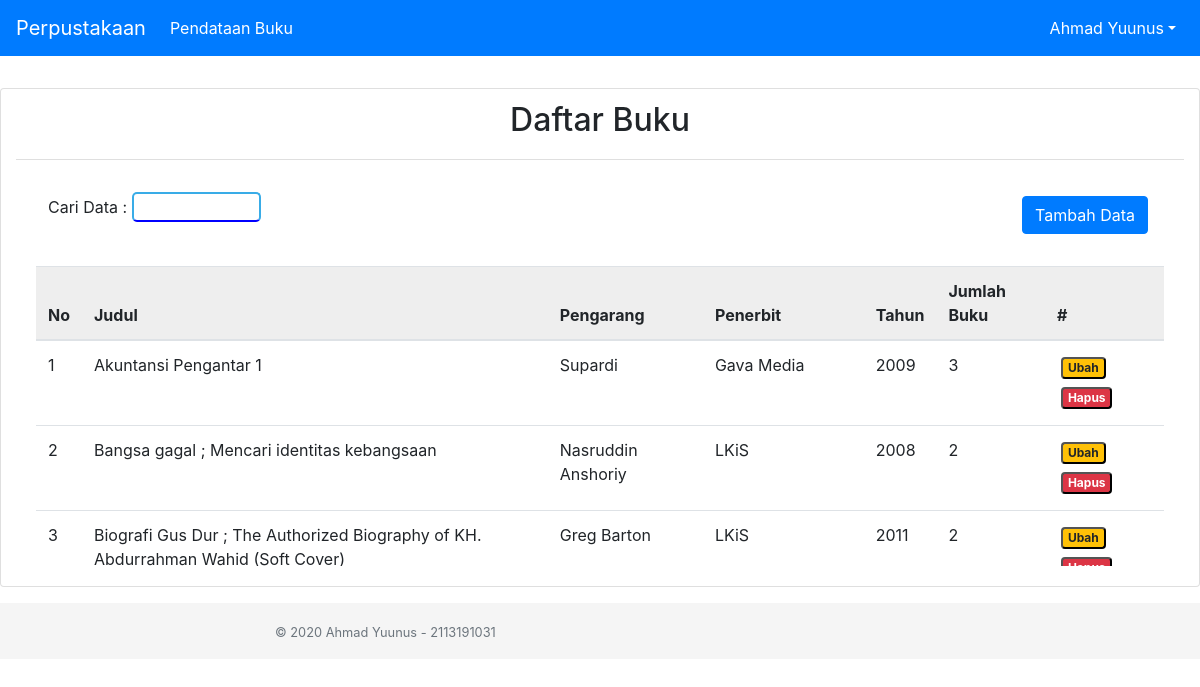
Screenshot of /app/admin/buku.php (signed in) with the database file from the repository.
### tables this page shows
CREATE TABLE `buku` (
  `id_buku` varchar(20) NOT NULL,
  `judul` varchar(100) NOT NULL,
  `pengarang` varchar(100) NOT NULL,
  `penerbit` varchar(100) NOT NULL,
  `tahun` int(11) NOT NULL,
  `qty` int(11) NOT NULL
);

### app/config/config.php (called while the page is built, shortened)
<?php
require 'koneksi.php';
function query($query)
{
    global $db;
    $result = mysqli_query($db, $query);
    $rows = [];
    while ($row = mysqli_fetch_assoc($result)) {
        $rows[] = $row;
    }
    return $rows;
}

### app/admin/buku.php (the view, shortened to what this page needs)
<!DOCTYPE html>
<html lang="en">
<head>
</head>
<body>
    <?php
    include 'nav.php';
    ?>
    <div class="mt-5"><br></div>
    <div class="container-fluid fadeInDown">
        <div class="row justify-content-center">
            <div class="card col-12 m-3">
                <div class="card-header bg-white text-center">
                    <h2>Daftar Buku</h2>
                </div>
                <div class="card-body">
                <table class="table table-borderless">
                        <tr>
                            <td>
                                <form action="">
                                    Cari Data : <input type="text" class="col-2" id="cari" name="cari" placeholder="" autocomplete="off">
                                </form>
                            </td>
                            <td class="float-right">
                                <button type="button" class="btn btn-primary m-1" data-toggle="modal" data-target="#modalForm" data-whatever="Tambah Data">Tambah Data</button>
                            </td>
                        </tr>
                    </table>
                    <div id="tblBuku" class="tableFixHead">
                        <table class="table">
                            <thead>
                                <tr>
                                    <th>No</th>
                                    <th>Judul</th>
                                    <th>Pengarang</th>
                                    <th>Penerbit</th>
                                    <th>Tahun</th>
                                    <th>Jumlah Buku</th>
                                    <th>#</th>
                                </tr>
                            </thead>
                            <tbody>
                                <?php
                                $lihat = query("SELECT * FROM buku ORDER BY judul");
                                $a = mysqli_query($db, "SELECT * FROM buku ORDER BY judul");
                                $no = 1;
                                if (mysqli_num_rows($a)) {
                                    foreach ($a as $key) :
                                ?>
                                        <tr>
                                            <td><?= $no++; ?></td>
                                            <td><?= $key['judul']; ?></td>
                                            <td><?= $key['pengarang']; ?></td>
                                            <td><?= $key['penerbit']; ?></td>
                                            <td><?= $key['tahun']; ?></td>
                                            <td><?= $key['qty']; ?></td>
                                            <td>
                                                <form action="" method="post">
                                                    <button type="button" class="badge badge-warning m-1" id="button_ubah" data-toggle="modal" data-target="#modalForm" data-kode_buku="<?= $key['id_buku']; ?>" data-whatever="Ubah Data">Ubah</button>
                                                    <button class="badge badge-danger m-1" id="hapus" name="hapus" value="<?= $key['id_buku']; ?>" onclick="return confirm('Yakin ?')">Hapus</button>
                                                </form>
                                            </td>
                                        </tr>
                                <?php
                                    endforeach;
                                } else {
                                    echo "<tr class='text-center'>
                                        <td colspan='6'>Data Kosong</td>
                                        </tr>";
                                }
                                ?>
                            </tbody>
                        </table>
                    </div>
                </div>
            </div>
        </div>
    </div>
    <?php
    include 'footer.php';
    ?>
</body>
</html>

### app/admin/nav.php (shortened to what this page needs)
<?php
require '../config/config.php';
$id_log = $_SESSION['id_admin'];
$log = query("SELECT * FROM admin WHERE id_admin = '$id_log'")[0];
?>
<link href="../../assets/css/c1.css" rel="stylesheet">
<link href="../../assets/css/bootstrap.min.css" rel="stylesheet">
<header>
    <nav class="navbar navbar-expand-md navbar-dark fixed-top bg-primary">
        <a class="navbar-brand" href="index.php">Perpustakaan</a>
        <div class="collapse navbar-collapse" id="navbarCollapse">
            <ul class="navbar-nav mr-auto">
                <li class="nav-item active">
                    <a class="nav-link" href="buku.php">Pendataan Buku</a>
                </li>
            </ul>
            <ul class="navbar-nav mt-2 mt-md-0">
                <li class="nav-item dropdown">
                    <a class="nav-link dropdown-toggle active" href="#" id="dropdown01" data-toggle="dropdown"><?= $log['nama']; ?></a>
                </li>
            </ul>
        </div>
    </nav>
</header>

### assets/css/c1.css (style rules this page uses)
a { color: #92badd; display:inline-block; text-decoration: none; font-weight: 400; }
input[type=text],input[type=email],input[type=password] { background-color: #f6f6f6; border: none; color: #0d0d0d; text-align: left; text-decoration: none; display: inline-block; border: 2px solid #39ace7; -webkit-transition: all 0.5s ease-in-out; -moz-transition: all 0.5s ease-in-out; -ms-transition: all 0.5s ease-in-out; -o-transition: all 0.5s ease-in-out; transition: all 0.5s ease-in-out; -webkit-border-radius: 5px 5px 5px 5px; border-radius: 5px 5px 5px 5px; }
input[type=text],input[type=email],input[type=password] { background-color: #fff; border-bottom: 2px solid #0000ff; }
input[type=text]:placeholder,input[type=email]:placeholder,input[type=password]:placeholder { color: #cccccc; }
.fadeInDown { -webkit-animation-name: fadeInDown; animation-name: fadeInDown; -webkit-animation-duration: 1s; animation-duration: 1s; -webkit-animation-fill-mode: both; animation-fill-mode: both; }

### app/admin/buku.php (style rules this page uses)
.tableFixHead { overflow-y: auto; height: 300px; }
.tableFixHead thead th { position: sticky; top: 0; }
table { border-collapse: collapse; width: 100%; }
th, td { padding: 8px 16px; }
th { background: #eee; }

### rows the page displays
buku: judul "Akuntansi Pengantar 1", pengarang "Supardi", penerbit "Gava Media", tahun "2009", qty "3"
buku: judul "Bangsa gagal ; Mencari identitas kebangsaan", pengarang "Nasruddin Anshoriy", penerbit "LKiS", tahun "2008", qty "2"
buku: judul "Biografi Gus Dur ; The Authorized Biography of KH. Abdurrahman Wahid (Soft Cover)", pengarang "Greg Barton", penerbit "LKiS", tahun "2011", qty "2"

### other values shown
$log['nama'] "Ahmad Yuunus"
